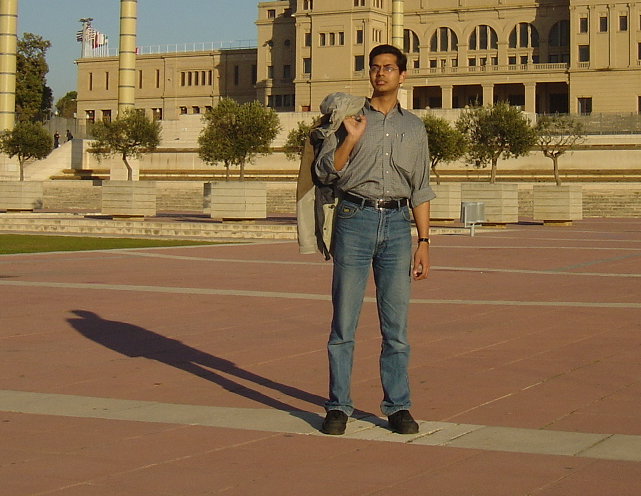
#> input picture vs_proj/python_nootbooks/crop_000003.png, 641 x 496 px
$ jupyter execute --allow-errors nms_showcase.ipynb   (Python 2 division)
#> lines starting #> are read from the running program, lines starting #| are printed output that depends on the picture
[cell 1]
import sys, os
sys.path.append('../bin')
os.environ['PATH'] += (';../3rd-party/opencv/x64/vc12/bin')
os.environ['PATH'] += (';../packages/boost_serialization-vc120.1.55.0.16/lib/native/address-model-64/lib')
import cv2
import pickle
import pprint
import inspect
from matplotlib import pyplot as plt
import object_recognition_toolkit as ort

[cell 2]
im_ = cv2.imread('crop_000003.png')
#> im_ is the input picture: shape (496, 641, 3); mean B, G, R 75.3, 108.4, 135.3

[cell 3]
gray = cv2.cvtColor(im_, cv2.COLOR_BGR2GRAY)
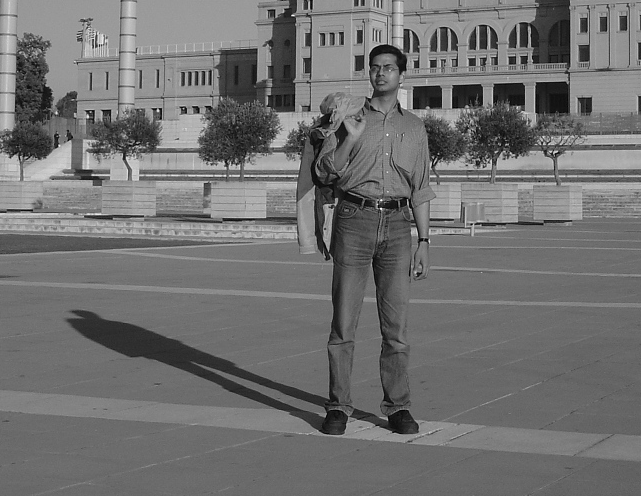
#> gray: shape (496, 641); min 0, max 254, mean 112.7

#> (a cell that did not finish here is left out)

#> (a cell that did not finish here is left out)

#> (a cell that did not finish here is left out)

#> (a cell that did not finish here is left out)

[cell 8]
im_nms0 = cv2.cvtColor(im_, cv2.COLOR_BGR2RGB)
#> (the rest of this cell did not finish here and is left out)

#> (a cell that did not finish here is left out)

[cell 10]
im_nms1 = cv2.cvtColor(im_, cv2.COLOR_BGR2RGB)
#> (the rest of this cell did not finish here and is left out)

[cell 11]
plt.subplot(121)
plt.title('fara post-procesare')
plt.imshow(im_nms0)
plt.subplot(122)
plt.title('cu post-procesare')
plt.imshow(im_nms1)
plt.show()
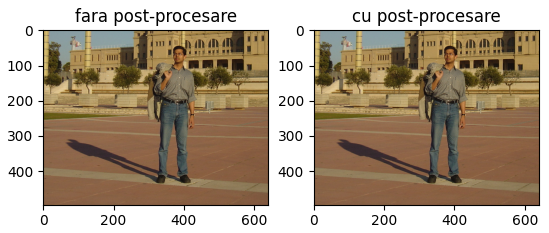
#> figure drawn by matplotlib, 2 panels
